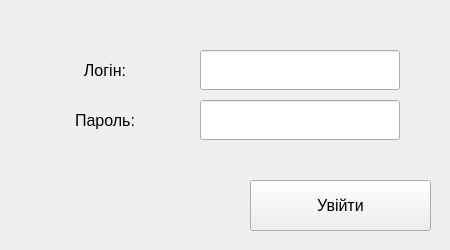
<?xml version="1.0" encoding="UTF-8"?>
<ui version="4.0">
 <class>LoginWindow</class>
 <widget class="QMainWindow" name="LoginWindow">
  <property name="windowModality">
   <enum>Qt::NonModal</enum>
  </property>
  <property name="geometry">
   <rect>
    <x>0</x>
    <y>0</y>
    <width>450</width>
    <height>250</height>
   </rect>
  </property>
  <property name="sizePolicy">
   <sizepolicy hsizetype="Preferred" vsizetype="Preferred">
    <horstretch>0</horstretch>
    <verstretch>0</verstretch>
   </sizepolicy>
  </property>
  <property name="minimumSize">
   <size>
    <width>450</width>
    <height>250</height>
   </size>
  </property>
  <property name="maximumSize">
   <size>
    <width>450</width>
    <height>250</height>
   </size>
  </property>
  <property name="windowTitle">
   <string>Вхід в систему</string>
  </property>
  <widget class="QWidget" name="centralWidget">
   <widget class="QPushButton" name="buttonLogin">
    <property name="geometry">
     <rect>
      <x>250</x>
      <y>180</y>
      <width>181</width>
      <height>51</height>
     </rect>
    </property>
    <property name="font">
     <font>
      <pointsize>12</pointsize>
     </font>
    </property>
    <property name="text">
     <string>Увійти</string>
    </property>
   </widget>
   <widget class="QLabel" name="labelLogin">
    <property name="geometry">
     <rect>
      <x>30</x>
      <y>50</y>
      <width>150</width>
      <height>40</height>
     </rect>
    </property>
    <property name="font">
     <font>
      <pointsize>12</pointsize>
     </font>
    </property>
    <property name="text">
     <string>Логін:</string>
    </property>
    <property name="alignment">
     <set>Qt::AlignCenter</set>
    </property>
   </widget>
   <widget class="QLabel" name="labelPassword">
    <property name="geometry">
     <rect>
      <x>30</x>
      <y>100</y>
      <width>150</width>
      <height>40</height>
     </rect>
    </property>
    <property name="font">
     <font>
      <pointsize>12</pointsize>
     </font>
    </property>
    <property name="text">
     <string>Пароль:</string>
    </property>
    <property name="alignment">
     <set>Qt::AlignCenter</set>
    </property>
   </widget>
   <widget class="QLineEdit" name="lineEditLogin">
    <property name="geometry">
     <rect>
      <x>200</x>
      <y>50</y>
      <width>200</width>
      <height>40</height>
     </rect>
    </property>
    <property name="font">
     <font>
      <pointsize>12</pointsize>
     </font>
    </property>
   </widget>
   <widget class="QLineEdit" name="lineEditPassword">
    <property name="geometry">
     <rect>
      <x>200</x>
      <y>100</y>
      <width>200</width>
      <height>40</height>
     </rect>
    </property>
    <property name="font">
     <font>
      <pointsize>12</pointsize>
     </font>
    </property>
    <property name="echoMode">
     <enum>QLineEdit::Password</enum>
    </property>
   </widget>
  </widget>
 </widget>
 <layoutdefault spacing="6" margin="11"/>
 <resources/>
 <connections/>
</ui>
